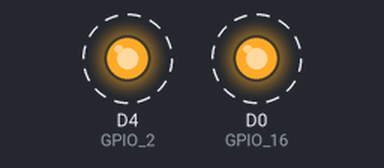
The sketch below on a simulated ESP8266 (NodeMCU). Shown: output pins drawn as LEDs (lit = HIGH). Dashed ring = blinking.

Above: at 0.5 s.
Timing chart, 0 to 4.6 s (numbered marks = the images above):
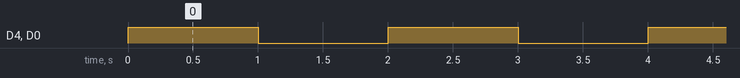

The sketch:

sketch_1_flash.ino
```cpp
// A simple flashing LED test program to make sure we
// can program the NodeMCU 1.0 (ESP-12E) properly

void setup() {
  pinMode(D4, OUTPUT); // GPIO 2
  pinMode(D0, OUTPUT); // GPIO 16
}

void loop() {
  digitalWrite(D4, !digitalRead(D4));
  digitalWrite(D0, !digitalRead(D0));
  delay(1000);
}
```

Measured:
- by itself, D4 (GPIO_2), D0 (GPIO_16): alternates HIGH for 1.0 s and LOW for 1.0 s
